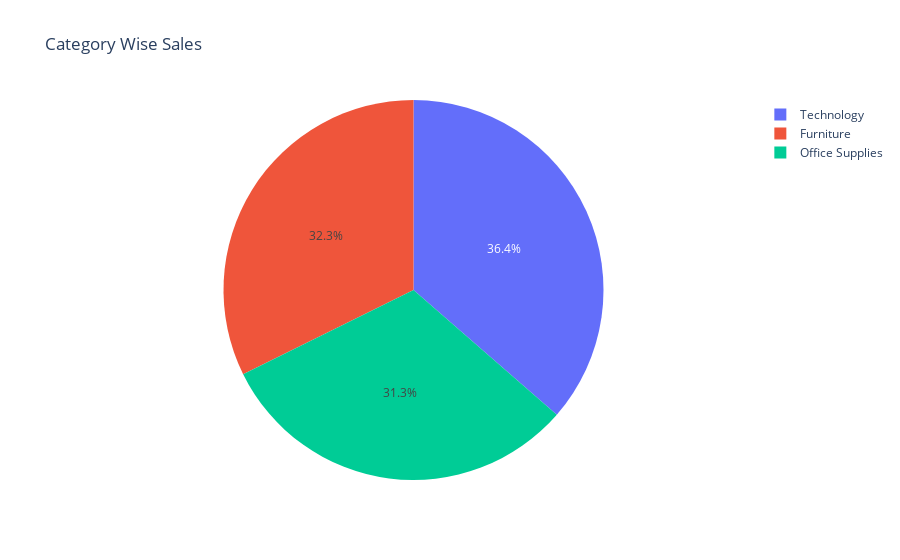

The cell this chart's notebook holds for it:
### Markdown cell above
##### Sales Analysis As per category

### Code cell
Total_Category_Sales=data.groupby(['Category'])['Category','Sales'].sum().sort_values('Sales',ascending=False).reset_index()

fig = go.Figure(data=[go.Pie(labels=Total_Category_Sales['Category'], values=Total_Category_Sales['Sales'])])

fig.update_layout(
    title='Category Wise Sales')
fig.show()

### Figure 1 — Plotly figure (JSON) as saved in the notebook; plotly's stock layout.template omitted (floating-point values rounded to 4 significant figures)
{"data": [{"labels": ["Technology", "Furniture", "Office Supplies"], "type": "pie", "values": [836200.0, 742000.0, 719000.0]}], "layout": {"title": {"text": "Category Wise Sales"}}}
